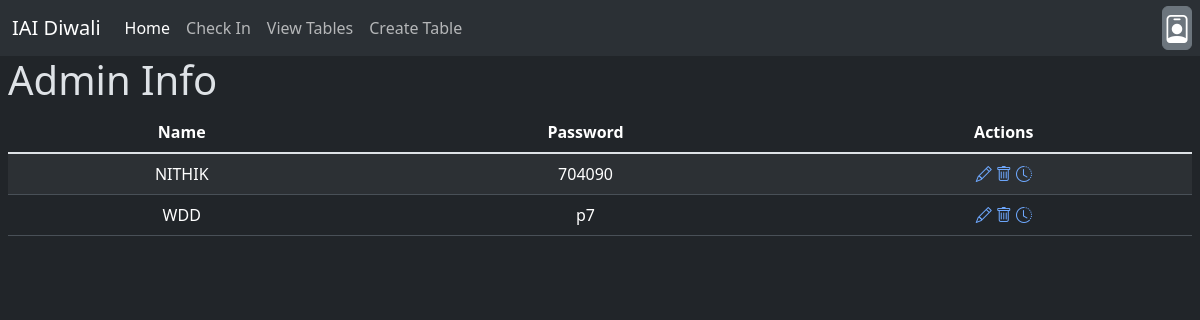
Page /viewAcc (signed in) on the committed database.
### tables this page shows
CREATE TABLE admins (
    id INTEGER PRIMARY KEY AUTOINCREMENT,
    username TEXT NOT NULL,
    passwords TEXT NOT NULL
);

### app.py (the view, shortened to what this page needs)
@app.route("/viewAcc", methods=["GET","POST"])
def viewAcc():
    adminInfo = q.get_admin_info()
    return render_template("viewAcc.html", adminInfo=adminInfo)

### queries.py (called while the page is built)
def get_admin_info():
    sql = """SELECT * FROM admins"""
    return db.execute(sql)

### templates/viewAcc.html
{% extends "base.html" %}
{% block content %}
    <h1>Admin Info</h1>
    <table class="table table-striped text-center">
        <thead>
            <tr>
                <th scope="col">Name</th>
                <th scope="col">Password</th>
                <th scope="col">Actions</th>
            </tr>
        </thead>
        <tbody class="table-group-divider">
                {% for admin in adminInfo %}
                <tr>
                    <td>{{ admin.username }}</td>
                    <td>{{ admin.passwords }}</td>
                    <td>
                        <div class="icons">
                            <a href="/editAcc/{{ admin.id }}" class="text-decoration-none">
                                <i class="bi bi-pencil"></i>
                            </a>
                            <a href="/delAcc/{{ admin.id }}" class="text-decoration-none">
                                <i class="bi bi-trash"></i>
                            </a>
                            <a href="/adminHistory/{{ admin.id }}" class="text-decoration-none">
                                <i class="bi bi-clock-history"></i>
                            </a>
                        </div>
                    </td>
                </tr>
            {% endfor %}
    </tbody>
</table>
{% endblock %}

### static/style.css (style rules this page uses)
.text-center { position: relative; z-index: 2; }

### rows in the picture
admins: username "NITHIK", passwords "704090"
admins: username "WDD", passwords "p7"
